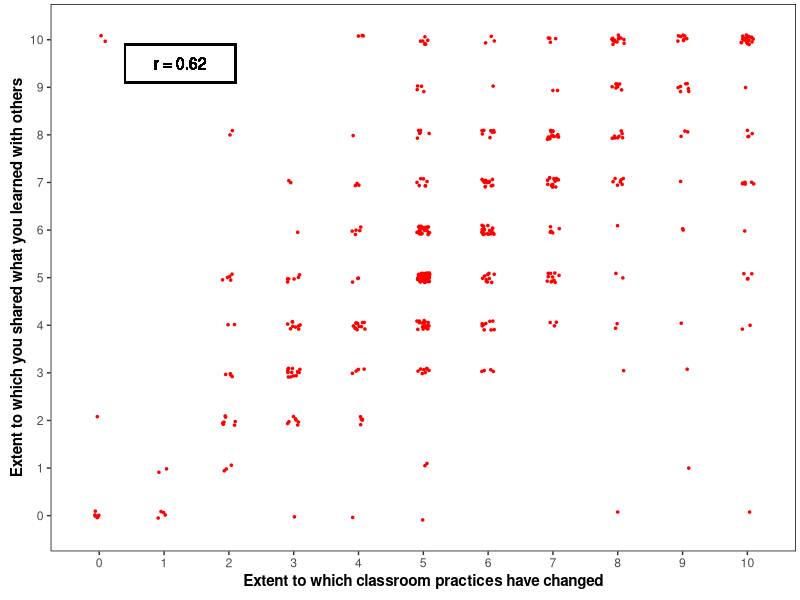
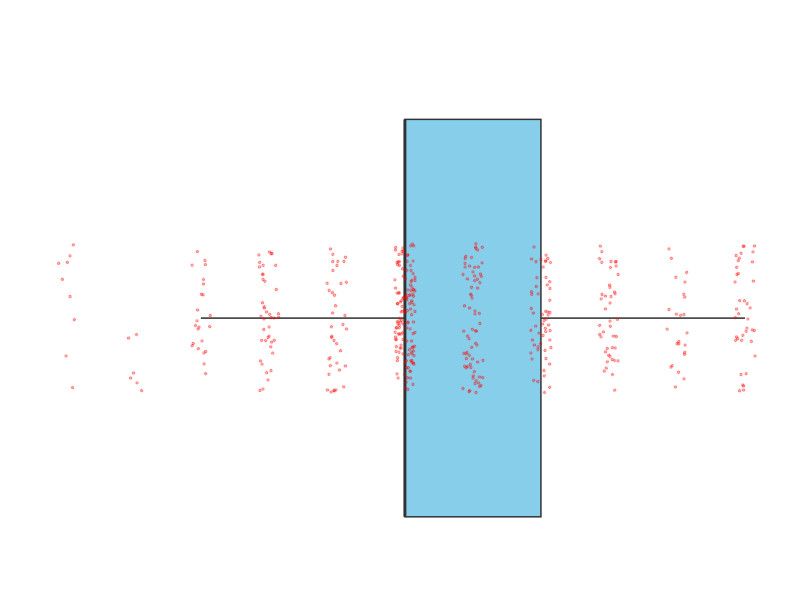
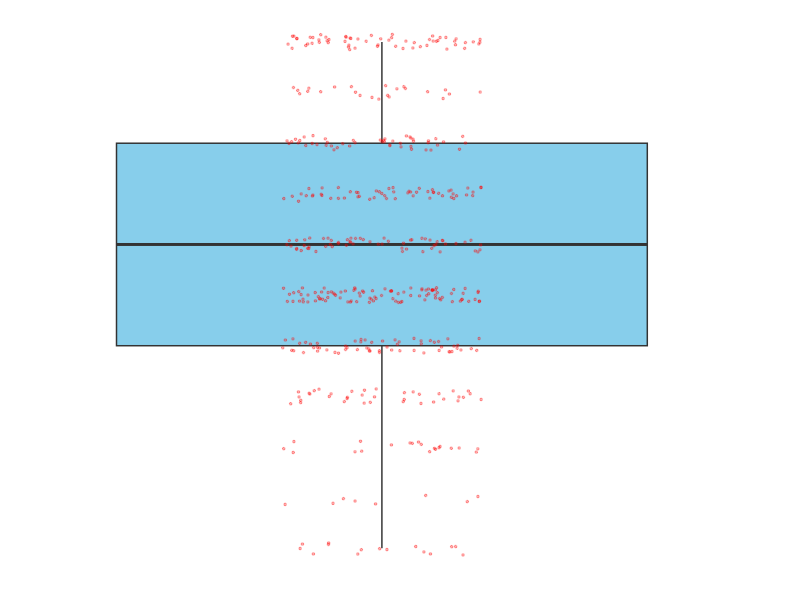

The R source for these figures, in order: (Note: this script raises an error after producing the figures.)

library(ggplot2)
library(gtable)

adra = read.csv("adra.csv")

# Calculate correlation between the two variables
cor <- cor(adra$q19, adra$q20)

# Main scatterplot (with correlation insert)
p1 <- ggplot(adra, aes(q19, q20)) + 
   geom_jitter(pch = 20, size = 1, colour = "red",
      position = position_jitter(width = 0.1, height = 0.1)) +
   scale_x_continuous("Extent to which classroom practices have changed", 
      breaks = 0:10, expand = c(0, 0)) +
   scale_y_continuous("Extent to which you shared what you learned with others", 
      breaks = 0:10, expand = c(0, 0)) +
   geom_text(x = (0.4 + 2.1)/2, y = (9.1 + 9.9)/2,
      label = paste("r = ", round(cor, 2), sep = ""), size = 4) +
   geom_rect(xmin = .4, xmax = 2.1, ymin = 9.1, ymax = 9.9, colour = "black", fill = NA) +
   expand_limits(x = c(-0.75, 10.75), y = c(-0.75, 10.75))  +
   theme_bw() +
   theme(panel.grid.minor = element_blank(),
    panel.grid.major = element_blank(),
    panel.border = element_rect(colour = "black"),
    axis.title.x = element_text(face = "bold"),
    axis.title.y = element_text(face = "bold", angle = 90),
    plot.margin= unit(c(.2, .2, .5, .5), "lines"))

# Horizontal marginal boxplot - to appear at the top of the chart
p2 <- ggplot(adra, aes(x = factor(1), y = q19)) + 
    geom_boxplot(width = .8, fill = "skyblue", outlier.colour = NA) + 
    geom_jitter(pch = 20, size = 1, colour = "red", alpha = .3,
    position = position_jitter(width = 0.15, height = 0.15)) +
    scale_y_continuous(breaks = 0:10, expand = c(0, 0)) +
    expand_limits(y = c(-0.75, 10.75))  +
    coord_flip() + 
    theme_bw() + 
    theme(panel.grid.minor = element_blank(),
     panel.grid.major = element_blank(),
     axis.text = element_blank(),
     axis.title = element_blank(),
     axis.ticks =  element_blank(),
     panel.border = element_rect(colour = NA),
     plot.margin= unit(c(1, .2, -1, 0.5), "lines"))

# Vertical marginal boxplot - to appear at the right of the chart
p3 <- ggplot(adra, aes(x = factor(1), y = q20)) + 
     geom_boxplot(width = .8, fill = "skyblue", outlier.colour = NA) +
     geom_jitter(pch = 20, size = 1, colour = "red", alpha = .3,
     position = position_jitter(width = 0.15, height = 0.15)) +
     scale_y_continuous(breaks = 0:10, expand = c(0, 0)) +
     expand_limits(y = c(-0.75, 10.75))  +
     theme_bw() + 
     theme(panel.grid.minor = element_blank(),
      panel.grid.major = element_blank(),
      axis.text = element_blank(),
      axis.title = element_blank(),
      axis.ticks =  element_blank(),
      panel.border = element_rect(colour = NA),
      plot.margin= unit(c(.2, 1, 0.5, -1), "lines"))

# Get the gtables
gt1 <- ggplot_gtable(ggplot_build(p1))
gt2 <- ggplot_gtable(ggplot_build(p2))
gt3 <- ggplot_gtable(ggplot_build(p3))

# Get maximum widths and heights for x-axis and y-axis title and text
maxWidth = unit.pmax(gt1$widths[2:3], gt2$widths[2:3])
maxHeight = unit.pmax(gt1$heights[4:5], gt3$heights[4:5])

# Set the maximums in the gtables for gt1, gt2 and gt3
gt1$widths[2:3] <- as.list(maxWidth)
gt2$widths[2:3] <- as.list(maxWidth)

gt1$heights[4:5] <- as.list(maxHeight)
gt3$heights[4:5] <- as.list(maxHeight)

# Combine the scatterplot with the two marginal boxplots
# Create a new gtable
gt <- gtable(widths = unit(c(7, 1), "null"), height = unit(c(1, 7), "null"))

# Instert gt1, gt2 and gt3 into the new gtable
gt <- gtable_add_grob(gt, gt1, 2, 1)
gt <- gtable_add_grob(gt, gt2, 1, 1)
gt <- gtable_add_grob(gt, gt3, 2, 2)

#png("ScatterBoxplot.png", 550, 550, "px")
# And render the plot
grid.newpage()
grid.draw(gt)

grid.rect(x = 0.5, y = 0.5, height = .995, width = .995, default.units = "npc",
      gp = gpar(col="black", fill = NA, lwd = 1)) 
#dev.off()